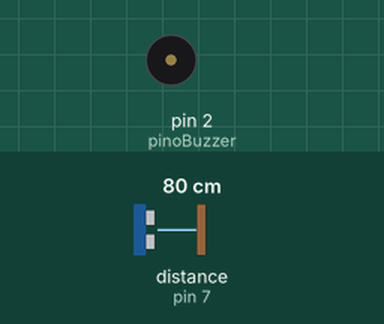
Recording of a sketch running on a simulated Arduino Uno, built with avr-gcc and run on an emulated ATmega328P. Shown: buzzer (waves = sounding). The inputs (shaded band) are chosen by the test bench; at power-on: distance to the obstacle (sensor on pin 7) 80 cm. The echo pulse lasts 58.3 µs per cm. At 2.0 s the program stops and its outputs stay as they are.

Above: at 1.3 s.
1.4 s: distance to the obstacle (sensor on pin 7) set to 2 cm
At 2.8 s:
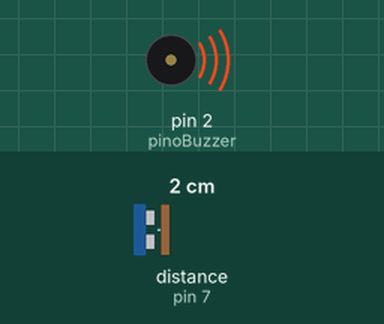
Timing chart, 0 to 3.5 s (numbered marks = the images above; inputs shaded):
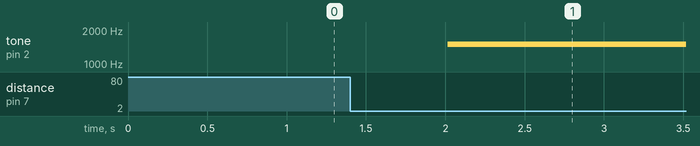

Measured:
- after the input at 1.4 s, tone on pin 2 (pinoBuzzer): silent → 1500 Hz after 0.62 s

The sketch:

exemplo_sensor_ultrasonico_buzzer.ino
```cpp
#include "Ultrasonic.h" //INCLUSÃO DAS BIBLIOTECAS NECESSÁRIAS PARA FUNCIONAMENTO DO CÓDIGO

const int echoPin = 7; //PINO DIGITAL UTILIZADO PELO HC-SR04 ECHO(RECEBE)
const int trigPin = 6; //PINO DIGITAL UTILIZADO PELO HC-SR04 TRIG(ENVIA)

const int pinoBuzzer = 2; //PINO DIGITAL EM QUE O BUZZER ESTÁ CONECTADO

Ultrasonic ultrasonic(trigPin,echoPin); //INICIALIZANDO OS PINOS DO ARDUINO

int distancia; //CRIA UMA VARIÁVEL CHAMADA "distancia" DO TIPO INTEIRO
String result; //CRIA UMA VARIÁVELCHAMADA "result" DO TIPO STRING

void setup(){
  pinMode(echoPin, INPUT); //DEFINE O PINO 7 COMO ENTRADA (RECEBE)
  pinMode(trigPin, OUTPUT); //DEFINE O PINO 6 COMO SAIDA (ENVIA)
  pinMode(pinoBuzzer, OUTPUT); //DECLARA O PINO COMO SENDO SAÍDA
  }
void loop(){

  hcsr04(); // FAZ A CHAMADA DO MÉTODO "hcsr04()"

  while(distancia <= 30){
    tone(pinoBuzzer,1500);
  }
}
//MÉTODO RESPONSÁVEL POR CALCULAR A DISTÂNCIA
void hcsr04(){
    digitalWrite(trigPin, LOW); //SETA O PINO 6 COM UM PULSO BAIXO "LOW"
    delayMicroseconds(2); // DELAY DE 2 MICROSSEGUNDOS
    digitalWrite(trigPin, HIGH); //SETA O PINO 6 COM PULSO ALTO "HIGH"
    delayMicroseconds(10); // DELAY DE 10 MICROSSEGUNDOS
    digitalWrite(trigPin, LOW); //SETA O PINO 6 COM PULSO BAIXO "LOW" NOVAMENTE
    // FUNÇÃO RANGING, FAZ A CONVERSÃO DO TEMPO DE
    //RESPOSTA DO ECHO EM CENTIMETROS, E ARMAZENA
    //NA VARIAVEL "distancia"
    distancia = (ultrasonic.Ranging(CM)); // VARIÁVEL GLOBAL RECEBE O VALOR DA DISTÂNCIA MEDIDA
    delay(500); //INTERVALO DE 500 MILISEGUNDOS
 }
```
